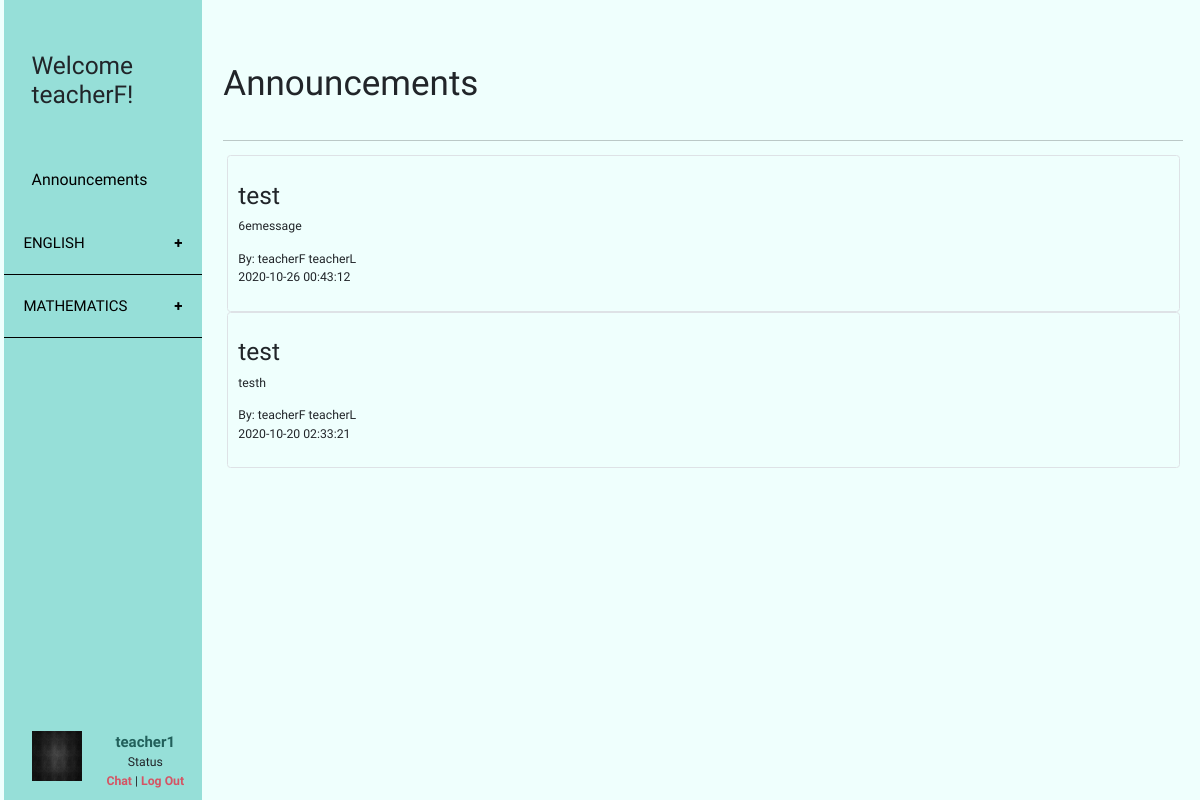
/platform/announcements.php (signed in), run on the app's committed database.
### tables this page shows
CREATE TABLE `teacher` (
  `id` int(10) UNSIGNED NOT NULL,
  `school` int(10) UNSIGNED NOT NULL,
  `firstname` varchar(20) NOT NULL,
  `lastname` varchar(20) NOT NULL,
  `username` varchar(20) NOT NULL,
  `profileImage` varchar(100) NOT NULL,
  `pwd` varchar(100) NOT NULL,
  `lastactivity` datetime NOT NULL,
  `status` int(11) NOT NULL
);

CREATE TABLE `game` (
  `id` int(10) UNSIGNED NOT NULL,
  `name` varchar(50) NOT NULL,
  `subject` varchar(50) NOT NULL,
  `description` longtext NOT NULL,
  `genre` text NOT NULL,
  `grade` int(11) NOT NULL,
  `status` int(11) NOT NULL
);

### platform/includes/checkLoginStatusForBoth.php (called while the page is built, shortened)
<?php
if (isset($_SESSION['student'])) {
    $user = $_SESSION['student'];
}elseif(isset($_SESSION['teacher'])){
    $user = $_SESSION['teacher'];
    $status = "teacher";
} else {
    header('Location: index.php');
}
?>

### platform/includes/dbFunction.php (called while the page is built, shortened)
<?php
function query($sql) {
    global $connection;
    $result = mysqli_query($connection, $sql);
    return $result;
}
function fetch_array($result_set) {
    return mysqli_fetch_array($result_set);
}
?>

### platform/includes/dbAnnouncements.php (called while the page is built, shortened)
<?php
require_once 'dbFunction.php';
function getAnnouncementsBySql($sql = "") {
    $resultSet = query($sql);
    $resultArray = array();
    while ($row = fetch_array($resultSet)) {
        $resultArray[] = $row;
    }
    return $resultArray;
}
function getAllAnnouncements($timeStamp = "", $announcementType = "",$status = ""){
    $whereAnnouncement = strlen($announcementType) > 0 ? " and (announcementType = '{$announcementType}' or announcementType = '0') " : "";
    $whereTimeStamp = strlen($timeStamp) > 0 ? " and timeStamp = {$timeStamp} " : "";
    $whereStatus = strlen($status) > 0 ? " and status = {$status} " : " and status = 0 ";
    $whereSql = " where timeStamp >= DATE_SUB(NOW(),INTERVAL 1 YEAR) ";
    $whereSql .= $whereTimeStamp . $whereStatus . $whereAnnouncement;
    $sql = "SELECT * FROM {$GLOBALS['table_announcements']} {$whereSql}  order By timeStamp desc";
    return $sql;
}
function getAllAnnouncementWithTeacherName($timeStamp = "", $announcementType = "",$status = "", $limit = ""){
    $announcementSql = getAllAnnouncements($timeStamp, $announcementType, $status);
    $limitSql = " limit {$limit} ";
    $sql = " SELECT a.title, a.message, a.timeStamp, a.id, t.firstname, t.lastname ";
    $sql .= " from ({$announcementSql}) a, teacher t ";
    $sql .= " WHERE a.teacherid = t.id and a.status = 0 order by a.timeStamp desc ";
    $sql .= $limitSql;
    return $sql;
}
?>

### platform/includes/dbGame.php (called while the page is built, shortened)
<?php
require_once 'dbFunction.php';
function getAllGame($orderBy = "") {
    $orderBy = strlen($orderBy) > 0 ? "ORDER BY {$orderBy}" : "";
    return getGameBySql("SELECT * FROM {$GLOBALS['table_game']} WHERE status = 0 {$orderBy}");
}
function getGameBySql($sql = "") {
    $resultSet = query($sql);
    $resultArray = array();
    while ($row = fetch_array($resultSet)) {
        $resultArray[] = $row;
    }
    return $resultArray;
}
?>

### platform/announcements.php (the view, shortened to what this page needs)
<?php
include_once 'includes/checkLoginStatusForBoth.php';
include_once 'includes/dbAnnouncements.php';
$announcementType = "";
if($status == "student"){
    $announcementType = $user['grade'] . $user['class'];
}
$announcementSql = getAllAnnouncementWithTeacherName("",$announcementType,"0", "10");
$announcementArr = getAnnouncementsBySql($announcementSql);
?>
<!doctype html>
<html lang="en">
<head>
    <?php
    include 'css.php';
    ?>
</head>
<body>
<div class="container-fluid">
    <div class="row">
        <?php
        include_once("sideBar.php");
        ?>
        <div role="main" class="main col-md-9 ml-sm-auto col-lg-10 px-4" >
            <div style="overflow-y: scroll; width: 80%; position: absolute; margin-top: -3%">
                <div class="jumbotron text-left">
                    <div class="row">
                        <h1 class="col-lg-10" id="anntitle">Announcements</h1>
                        <hr>
                    </div>
                </div>
                <div class="container">
                    <?php
                    foreach($announcementArr as $key => $value) {
                        ?>
                        <div class="row border rounded" name="row<?=$value['id']?>">
                            <div class="text-left col-lg-10" id="annbox">
                                <h3><?php
                                    echo $value['title'];
                                    ?></h3>
                                <p><?php
                                    echo $value['message'];
                                    ?></p>
                                <span>
                                By:
                                <?php
                                echo $value['firstname'] . " " . $value['lastname'];
                                ?>
                            </span>
                                <br>
                                <span>
                                    <?php
                                    echo $value['timeStamp'];
                                    ?>
                                </span>
                            </div>
                        </div>
                        <?php
                    }
                    ?>
                </div>
            </div>
        </div>
    </div>
</div>
</body>
</html>

### platform/css.php (shortened to what this page needs)
<link href="css/bootstrap.min.css" rel="stylesheet">
<link href="css/jquery-ui.min.css" rel="stylesheet">
<link href="css/style.css" rel="stylesheet">

### platform/sideBar.php (shortened to what this page needs)
<?php
include_once "includes/dbGame.php";
$games = getAllGame('subject');
?>
<nav class="col-md-2 d-none d-md-block" style="background-color: #96DFD8; padding: 0px">
    <div class="sidebar-sticky">
        <ul>
            <h2>Welcome <?= $user['firstname']; ?>!</h2>
        </ul>
        <a href="announcements.php" id="sidebar-button"><ul class="sidebar-button-ul">Announcements</ul></a>
        <?php
        $subject = "";
        foreach($games as $row => $rowDetails ){
            if($rowDetails['subject'] != $subject){
                if(isset($gameId) && $gameId == $rowDetails['id']){
                    echo "<button id='game" .$rowDetails['id']. "' class='collapsible active'>{$rowDetails['subject']}</button>";
                }else{
                    echo "<button class='collapsible'>{$rowDetails['subject']}</button>";
                }
            }
        }
        ?>
        <ul>
            <div class="row bottom-navbar">
                <div class="col-lg-3">
                    <img src="img/<?=$user['profileImage'];?>" onerror="this.onerror=null; this.src='img/dummyimg.png'" style="width: 50px; height: 50px;" >
                </div>
                <div class="col-lg-9">
                    <?php if ($status == "student"){
                        echo '<a class="profiletxt" href="studentProfile.php?id='.$user['id'].'">';
                    }else{
                        echo '<a class="profiletxt" href="teacherProfile.php">';
                    }
                    echo "<b>{$user['username']}</b>";
                    ?>
                    </a>
                    <div clas="row">
                        Status
                    </div>
                    <div clas="row">
                        <a class="onlineButton">Chat</a> |
                        <a class="logout" href="logoutHandler.php">Log Out</a>
                    </div>
                </div>
            </div>
        </ul>
    </div>
</nav>

### platform/css/style.css (style rules this page uses)
html, body { display: -ms-flexbox; display: -webkit-box; display: flex; -ms-flex-align: center; -ms-flex-pack: center; -webkit-box-align: center; align-items: center; -webkit-box-pack: center; justify-content: center; background-color: #effffd; font-size: .875rem; height: 100%; font-family: 'Armata', sans-serif; width: 100%; }
h2 { padding-top: 1.5em; padding-bottom: 1em; font-size: 2em; }
a:hover, a:visited, a:link, a:active { text-decoration: none; }
.main { padding: 1% 0 1% 0; }
.bottom-navbar { padding-top: 5%; bottom: 10px; width: 100%; position: absolute; text-align: center; }
.sidebar-sticky { position: -webkit-sticky; position: sticky; top: 0.5%; height: 100vh; padding-top: 1rem; overflow-x: hidden; overflow-y: auto; }
.sidebar-button-ul, .sidebar-button-collapsible { padding-top: 10%; padding-bottom: 10%; margin-bottom: 0; font-size: 1.3em; }
#sidebar-button { color: #000; }
a.profiletxt { color: #22605B; font-size: 15px; }
a.onlineButton { color: #D55464; font-weight: bold; text-decoration: none; }
a.logout { color: #D55464; font-weight: bold; text-decoration: none; }
.collapsible { background-color: #96DFD8; color: #000; cursor: pointer; padding: 10%; width: 100%; border: none; text-align: left; outline: none; font-size: 15px; border-bottom: solid; border-bottom-color: #000; border-bottom-width: thin; text-transform: uppercase; }
.collapsible:after { content: '\002B'; color: #000; font-weight: bold; float: right; margin-left: 5px; }
#anntitle { margin-top: 2.5em; margin-bottom: 1em; }
#annbox { margin-top: 2em; margin-bottom: 2em; }

### data on the page
teacher: firstname "teacherF", title "test", message "6emessage", lastname "teacherL", timeStamp "2020-10-26 00:43:12", message "testh", timeStamp "2020-10-20 02:33:21"
game: subject "ENGLISH"
game: subject "MATHEMATICS"

### other printed values
$user['username'] "teacher1"
